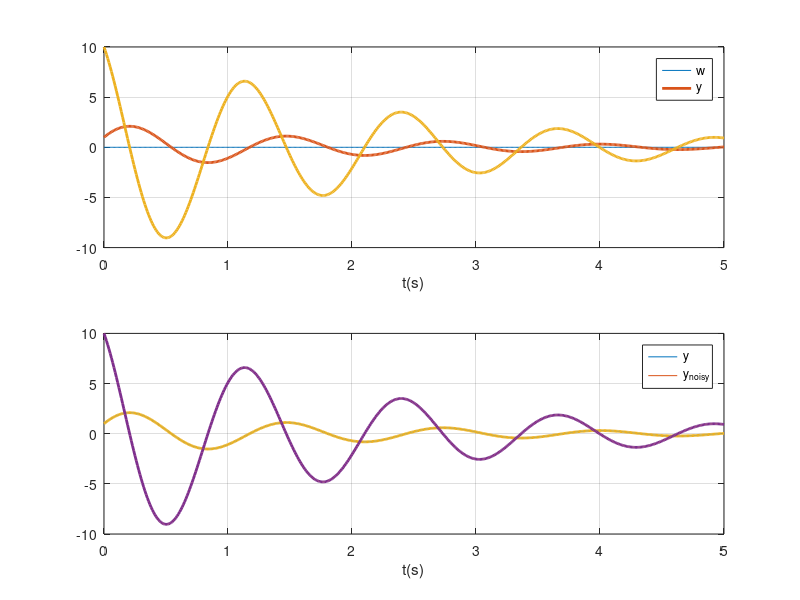
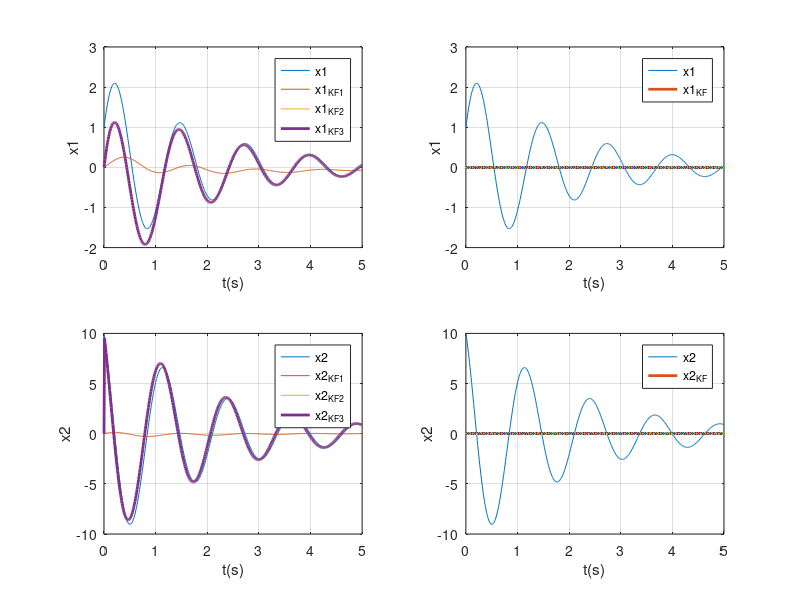

Write the MATLAB code that produced these figures, in order.
%{
Author: Bekircan Keceoglu
-Q:2_1
- autonomous system simulation
%}

x0 = [1;10];
ounce = 0.1;
wn0    = 5;

Awn0 = [0 1; -(wn0^2) -2*wn0*ounce];
%Bwn0 = [0; 0];
Gwn0 = [0; wn0^2];
Cwn0 = [1 0; 0 1];
Dwn0 = [0; 0];

% filter 1
wn1    = 0.5;

Awn1 = [0 1; -(wn1^2) -2*wn1*ounce];
%Bwn1 = [0; 0];
Gwn1 = [0; wn1^2];
Cwn1 = [1 0; 0 1];
Dwn1 = [0; 0];

% filter 2
wn2    = 10;

Awn2 = [0 1; -(wn2^2) -2*wn2*ounce];
%Bwn2 = [0; 0];
Gwn2 = [0; wn2^2];
Cwn2 = [1 0; 0 1];
Dwn2 = [0; 0];

% filter 3
wn3    = 25;

Awn3 = [0 1; -(wn3^2) -2*wn3*ounce];
%Bwn3 = [0; 0];
Gwn3 = [0; wn3^2];
Cwn3 = [1 0; 0 1];
Dwn3 = [0; 0];

% noise
t = 0:0.01:5;
var = 0.001;
noise = var * randn(1,numel(t));
w = noise;
v = var*randn(2,numel(t));

% system model
sys_wn0 = ss(Awn0, Gwn0, Cwn0, Dwn0);
[y0,t0,x0] = lsim(sys_wn0,w,t,x0);
y0_wNoise  = y0 + v';

subplot(2,1,1)
plot(t,w,t,y0,'LineWidth',2)
xlabel('t(s)')
legend('w','y')
grid
subplot(2,1,2)
plot(t,y0,t,y0_wNoise,'LineWidth',2)
xlabel('t(s)')
legend('y','y_n_o_i_s_y')
grid

% kalman filters applied
Q = eye(1);
R = eye(2, 2);

% filter 1 estimation
sys_wn1 = ss(Awn1, Gwn1, Cwn1, Dwn1);
kest_ft1 = kalman(sys_wn1,Q,R);
[ykf1,t1,x1] = lsim(kest_ft1,y0_wNoise,t);
% kalman filter 1 error
eKF1 = (ykf1(:,1) - y0_wNoise(:,1)).^2 + (ykf1(:,2) - y0_wNoise(:,2)).^2;

% filter 2 estimation
sys_wn2 = ss(Awn2, Gwn2, Cwn2, Dwn2);
kest_ft2 = kalman(sys_wn2,Q,R);
[ykf2,t2,x2] = lsim(kest_ft2,y0_wNoise,t);
% kalman filter 2 error
eKF2 = (ykf2(:,1) - y0_wNoise(:,1)).^2 + (ykf2(:,2) - y0_wNoise(:,2)).^2;

% filter 3 estimation
sys_wn3 = ss(Awn3, Gwn3, Cwn3, Dwn3);
kest_ft3 = kalman(sys_wn3,Q,R);
[ykf3,t3,x3] = lsim(kest_ft3,y0_wNoise,t);
% kalman filter 3 error
eKF3 = (ykf3(:,1) - y0_wNoise(:,1)).^2 + (ykf3(:,2) - y0_wNoise(:,2)).^2;

% decision maker: chooses instant min error  
allEstimations = [eKF1, eKF2, eKF3];
i = 1;
% find min kalman error and set its state 
while i  <= length(allEstimations)
    if min(allEstimations(i,:)) == eKF1(i:1)
        % choose out as kf1 out
        kf(i,1) = x1(i,1);
        kf(i,2) = x1(i,2);
    elseif min(allEstimations(i,:)) == eKF2(i:1)
        % choose out as kf2 out
        kf(i,1) = x2(i,1);
        kf(i,2) = x2(i,2);
    elseif min(allEstimations(i,:)) == eKF3(i:1)
        % choose out as kf3 out
        kf(i,1) = x3(i,1);
        kf(i,2) = x3(i,2);
    end
    i = i+1;
end

figure
subplot(2,2,1)
plot(t,x0(:,1),t,x1(:,1),t,x2(:,1),t,x3(:,1),'LineWidth',2)
ylabel('x1')
xlabel('t(s)')
legend('x1','x1_K_F_1','x1_K_F_2','x1_K_F_3')
xlim([0 5])
ylim([-2 3])
grid

subplot(2,2,2)
plot(t,x0(:,1),t,kf(:,1),'LineWidth',2)
ylabel('x1')
xlabel('t(s)')
legend('x1','x1_K_F')
xlim([0 5])
ylim([-2 3])
grid

subplot(2,2,3)
plot(t,x0(:,2),t,x1(:,2),t,x2(:,2),t,x3(:,2),'LineWidth',2)
ylabel('x2')
xlabel('t(s)')
legend('x2','x2_K_F_1','x2_K_F_2','x2_K_F_3')
xlim([0 5])
ylim([-10 10])
grid

subplot(2,2,4)
plot(t,x0(:,2),t,kf(:,2),'LineWidth',2)
ylabel('x2')
xlabel('t(s)')
legend('x2','x2_K_F')
xlim([0 5])
ylim([-10 10])
grid